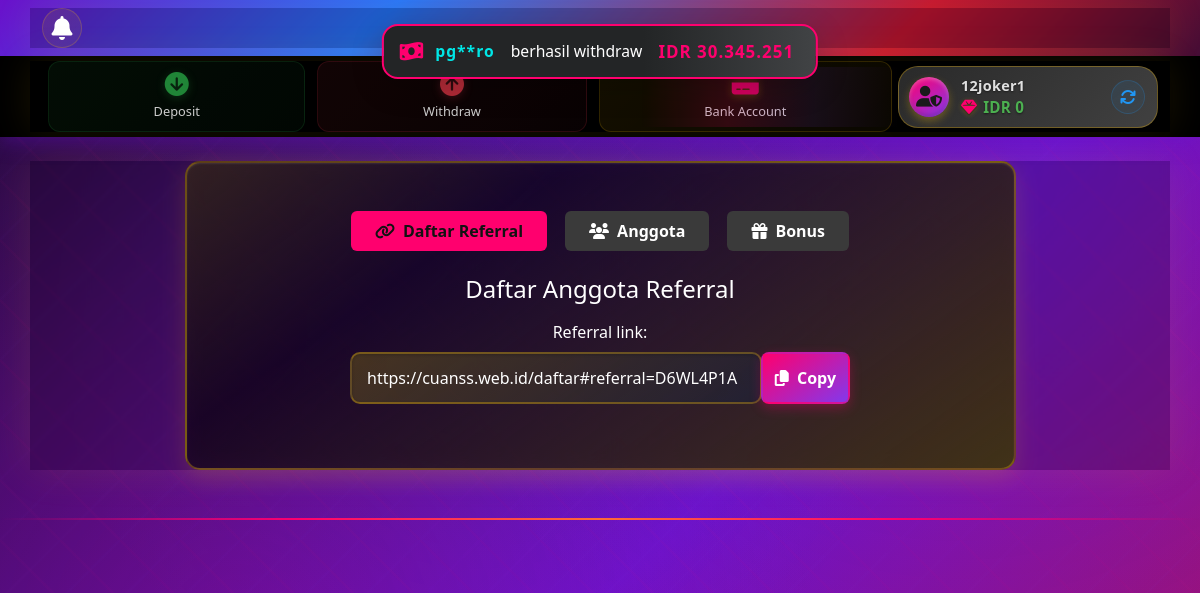
Page /referral.php (signed in) on the committed database.
### tables this page shows
CREATE TABLE `users` (
  `id` int(11) NOT NULL,
  `username` varchar(50) NOT NULL,
  `password` varchar(255) NOT NULL,
  `full_name` varchar(100) DEFAULT NULL,
  `email` varchar(100) NOT NULL,
  `phone` varchar(20) DEFAULT NULL,
  `balance` decimal(15,2) NOT NULL DEFAULT 0.00,
  `status` enum('active','suspended','banned') NOT NULL DEFAULT 'active',
  `last_seen` timestamp NULL DEFAULT NULL,
  `referral_code` varchar(10) DEFAULT NULL,
  `referred_by` varchar(50) DEFAULT NULL,
  `registration_date` timestamp NOT NULL DEFAULT current_timestamp()
);

### referral.php (the view, shortened to what this page needs)
<?php
require_once 'includes/header.php';
$user_id = $_SESSION['user_id'];
$stmt = $conn->prepare("SELECT referral_code FROM users WHERE id = ?");
$stmt->bind_param("i", $user_id);
$stmt->execute();
$referral_code = $stmt->get_result()->fetch_assoc()['referral_code'];
$referral_link = "https://cuanss.web.id/daftar#referral=" . htmlspecialchars($referral_code);
?>
<main class="container my-4">
    <div class="row justify-content-center">
        <div class="col-lg-9 col-md-11">
            <div class="card bg-dark text-white border-secondary shadow-lg rounded-4">
                <div class="card-body p-3 p-md-5">
                    <div class="referral-nav nav nav-pills justify-content-center gap-2 mb-4 flex-wrap">
                        <button class="nav-link active d-flex align-items-center gap-2 px-4 py-2 fs-6 fw-semibold" data-view="daftar">
                            <i class="fas fa-link"></i> Daftar Referral
                        </button>
                        <button class="nav-link d-flex align-items-center gap-2 px-4 py-2 fs-6 fw-semibold" data-view="anggota">
                            <i class="fas fa-users"></i> Anggota
                        </button>
                        <button class="nav-link d-flex align-items-center gap-2 px-4 py-2 fs-6 fw-semibold" data-view="bonus">
                            <i class="fas fa-gift"></i> Bonus
                        </button>
                    </div>
                    <div class="referral-content">
                        <div class="referral-view active" id="view-daftar">
                            <h4 class="text-center mb-3">Daftar Anggota Referral</h4>
                            <div class="text-center">
                                <label class="form-label">Referral link:</label>
                                <div class="input-group mb-3 mx-auto" style="max-width: 500px;">
                                    <input type="text" id="referral-link-input" class="form-control" value="<?php echo $referral_link; ?>" readonly>
                                    <button class="btn btn-warning" id="copy-ref-link-btn" type="button">
                                        <i class="fas fa-copy me-1"></i> Copy
                                    </button>
                                </div>
                            </div>
                        </div>
                    </div>
                </div>
            </div>
        </div>
    </div>
</main>
<?php
require_once 'includes/footer.php';
?>

### includes/nav-user.php (shortened to what this page needs)
<?php
$user_id_from_session = $_SESSION['user_id'];
$balance_stmt = $conn->prepare("SELECT balance FROM users WHERE id = ?");
$balance_stmt->bind_param("i", $user_id_from_session);
$balance_stmt->execute();
$balance_result = $balance_stmt->get_result();
$user_balance = ($balance_result->num_rows > 0) ? $balance_result->fetch_assoc()['balance'] : 0;
?>
<header class="user-main-header sticky-top">
    <div class="super-top-bar">
        <div class="container">
            <div class="d-none d-lg-flex justify-content-between align-items-center position-relative">
                <button class="btn btn-header-icon"><i class="fas fa-bell"></i></button>
                <a href="beranda" class="header-logo-center">
                </a>
            </div>
        </div>
    </div>
    <div class="bottom-bar">
        <div class="container d-flex justify-content-between align-items-center">
            <a href="deposit" class="header-icon-link deposit-link">
                <i class="fas fa-arrow-circle-down"></i>
                <span>Deposit</span>
            </a>
            <a href="withdraw" class="header-icon-link withdraw-link">
                <i class="fas fa-arrow-circle-up"></i>
                <span>Withdraw</span>
            </a>
            <a href="rekening" class="header-icon-link bank-link">
                <i class="fas fa-credit-card"></i>
                <span>Bank Account</span>
            </a>
            <div class="user-wallet-block ms-auto">
                <div class="user-icon-wrapper">
                    <i class="fas fa-user-shield"></i>
                </div>
                <div class="user-details-wrapper">
                    <span class="username"><?php echo htmlspecialchars($_SESSION['username'] ?? ''); ?></span>
                    <div class="balance" id="user-balance">
                        <i class="fas fa-gem"></i>
                        <span>IDR <?php echo number_format($user_balance, 0, ',', '.'); ?></span>
                    </div>
                </div>
                <button id="refresh-balance" class="btn btn-sm btn-refresh-wallet"><i class="fas fa-arrows-rotate"></i></button>
            </div>
        </div>
    </div>
</header>

### rows in the picture
users: balance "0", referral_code "https://cuanss.web.id/daftar#referral=D6WL4P1A"

### other values in the picture
$_SESSION['username'] "12joker1"
